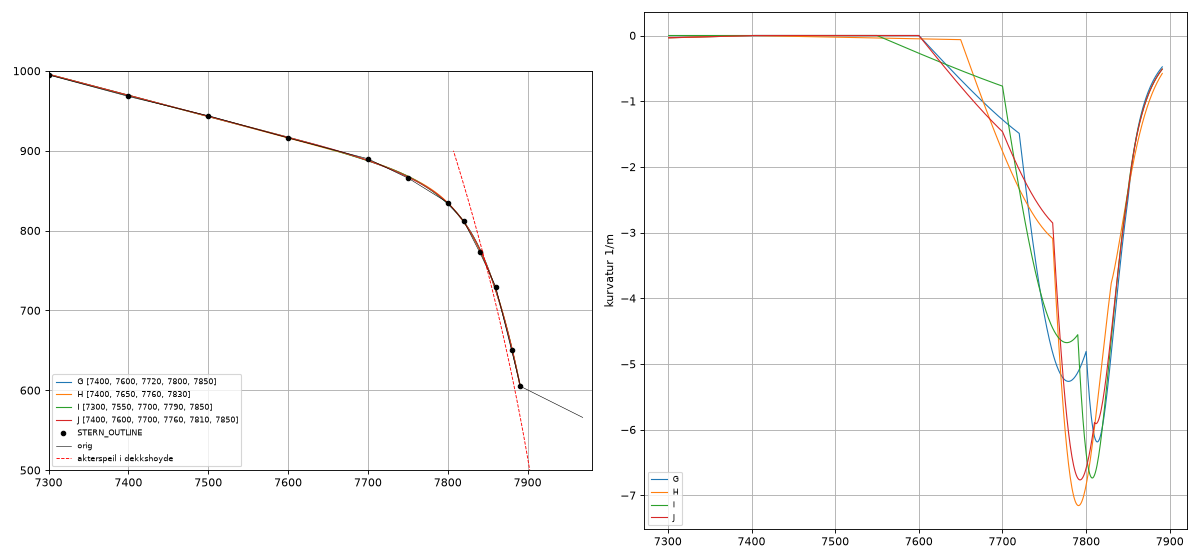

Write Python code to recreate this figure.
import os, sys
import numpy as np
HERE = os.path.dirname(os.path.abspath(__file__))
sys.path.insert(0, os.path.join(HERE, "orig")); sys.path.insert(0, HERE)
from hr26 import curves as C0, params as P
import fit_lib as L
import matplotlib; matplotlib.use("Agg"); import matplotlib.pyplot as plt
D = os.path.join(HERE, "orig", "data")
raw = np.genfromtxt(os.path.join(D, "deck_halfbreadth.csv"), delimiter=",", names=True)
so = np.array(P.STERN_OUTLINE); rx, ry = raw["x_from_bow_mm"], raw["half_breadth_mm"]
m = rx < so[0, 0]; mx = np.r_[rx[m], so[:, 0]]; my = np.r_[ry[m], so[:, 1]]; nt = m.sum()
xx = np.arange(0.0, so[-1, 0] + 0.01, 1.0); xg = np.arange(4000.0, 6001.0, 10.0)
base = [400, 800, 1600, 2400, 3200, 4000, 4800, 5600, 6400, 7000]
VAR = {"G": [7400, 7600, 7720, 7800, 7850], "H": [7400, 7650, 7760, 7830], "I": [7300, 7550, 7700, 7790, 7850], "J": [7400, 7600, 7700, 7760, 7810, 7850]}
fig, ax = plt.subplots(1, 2, figsize=(15, 7))
for nm, st in VAR.items():
    for ws in (10.0, 30.0):
        t = L.knots(0.0, so[-1, 0], base + st)
        w = np.r_[np.ones(nt), np.full(len(so), ws)]
        s = L.fit_shape(mx, my, t, w, sign=-1, Gx=L.basis(xg, t), hx=np.full(len(xg), 0.5 * P.BEAM))
        k = L.curvature(s, xx) * 1000; r = s(mx) - my
        # glatthet i hjoernet: sum |dk/ds|
        sel = xx > 7300
        print(f"{nm} ws={ws:4.0f}: stern res {np.abs(r[nt:]).max():4.1f} trace {np.abs(r[:nt]).max():4.1f} kmin {k[sel].min():5.1f} total-variation k(7300-7891) {np.abs(np.diff(k[sel])).sum():5.1f} (monotont ville vaert {2*abs(k[sel].min()):.1f})")
        if ws == 10.0:
            ax[0].plot(xx[sel], s(xx[sel]), lw=1, label=f"{nm} {st}")
            ax[1].plot(xx[sel], k[sel], lw=1, label=nm)
ax[0].plot(so[:, 0], so[:, 1], "ko", ms=4, label="STERN_OUTLINE")
xo = np.arange(7300, 7970, 1.0); ax[0].plot(xo, [C0.deck_half_breadth(v) for v in xo], "k-", lw=0.5, label="orig")
yt = np.linspace(0, 900, 50); ax[0].plot([C0.transom_x(C0.sheer_z(7900), v) for v in yt], yt, "r--", lw=0.8, label="akterspeil i dekkshoyde")
ax[0].set_aspect("equal"); ax[0].set_xlim(7300, 7980); ax[0].set_ylim(500, 1000); ax[0].grid(); ax[0].legend(fontsize=7)
ax[1].grid(); ax[1].legend(fontsize=7); ax[1].set_ylabel("kurvatur 1/m")
fig.tight_layout(); fig.savefig(os.path.join(HERE, "p3_corner.png"), dpi=80)
